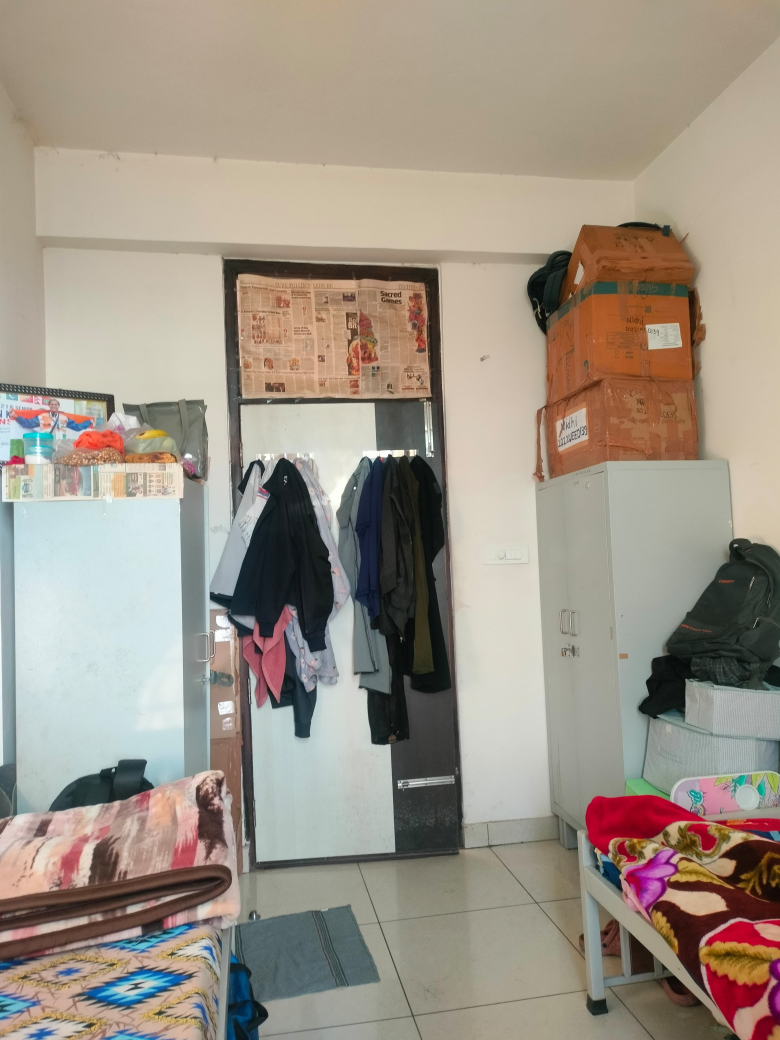
#> input picture Ass_6/k1.jpg, 3120 x 4160 px, found by its file name (shown at 1/4 size)
$ python '# Manual Method.py'
#> lines starting #> are read from the running program, lines starting #| are printed output that depends on the picture
# Manual Method
import cv2
import numpy as np

# Global variables for mouse click
points_img1 = []
points_img2 = []
current_image = None
current_points = None

# [9 lines left out: function select_points, not called in this run]

def manually_select_points(image, num_points=4):
    """
    Opens an image window for manual point selection.
    """
    global current_image, current_points
    current_image = image.copy()
    current_points = []
    cv2.imshow("Select Points", current_image)
    cv2.setMouseCallback("Select Points", select_points)
    print(f"Please select {num_points} points on the current image.")

    while len(current_points) < num_points:
        cv2.waitKey(1)

    cv2.destroyWindow("Select Points")
    return np.array(current_points, dtype=np.float32)

# [34 lines left out: functions blend_images, stitch_images, not called in this run]

def main():
    img1 = cv2.imread(r"C:\Users\ftska\Downloads\k1.jpg")
#> img1 is the input picture: shape (4160, 3120, 3); mean B, G, R 134.6, 147.2, 157.5
    img2 = cv2.imread(r"C:\Users\ftska\Downloads\k2.jpg")
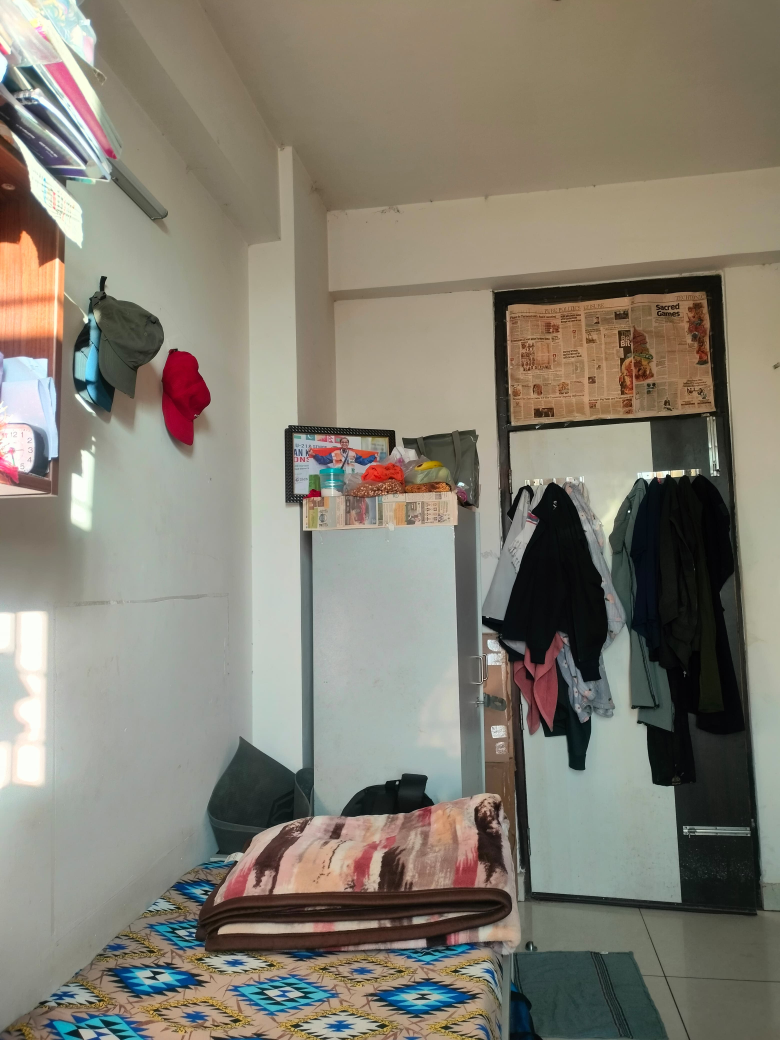
#> input picture Ass_6/k2.jpg, 3120 x 4160 px, found by its file name (shown at 1/4 size)
#> img2 is the input picture: shape (4160, 3120, 3); mean B, G, R 114.7, 127.3, 132.3

    if img1 is None or img2 is None:
        print("Error: One or both image paths are invalid.")
        return

    # Resize images for easier processing (optional)
    img1 = cv2.resize(img1, (800, 600))
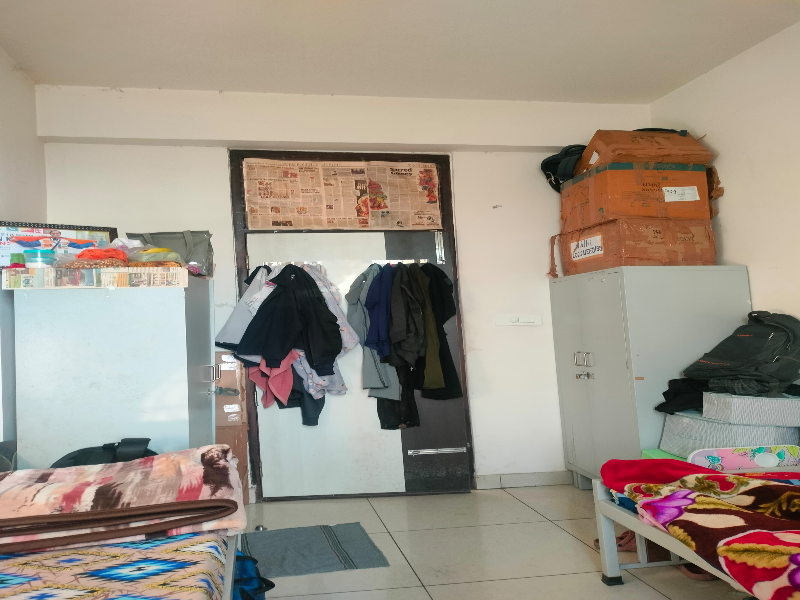
#> img1: shape (600, 800, 3); mean B, G, R 134.5, 147.2, 157.4
    img2 = cv2.resize(img2, (800, 600))
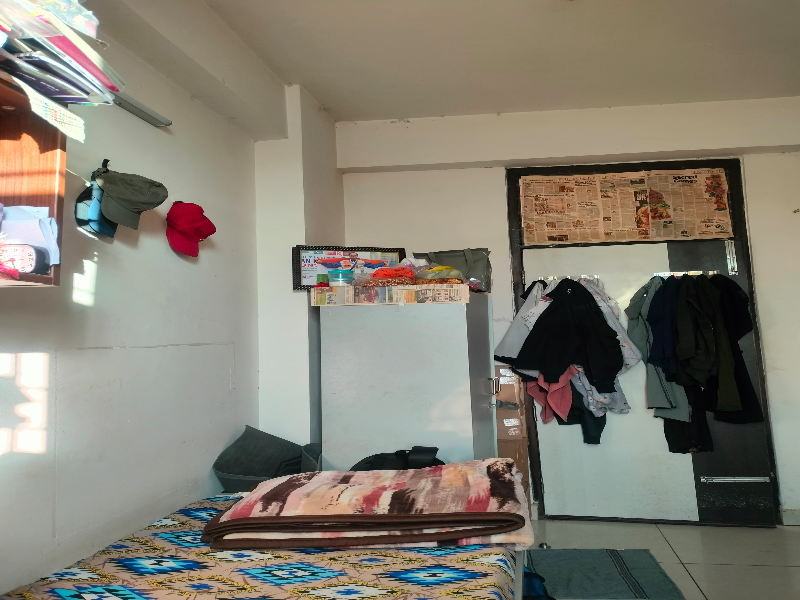
#> img2: shape (600, 800, 3); mean B, G, R 114.6, 127.2, 132.2

    # Select points manually
    print("Select points on the first image:")
    points_img1 = manually_select_points(img1)

    print("Select points on the second image:")
    points_img2 = manually_select_points(img2)

    # Compute homography
    H, status = cv2.findHomography(points_img1, points_img2, method=cv2.RANSAC)
    print(f"Homography Matrix:\n{H}")

    # Stitch the images
    stitched_image = stitch_images(img1, img2, H)

    # Blend the overlapping regions
    blended_image = blend_images(stitched_image, img2)

    # Display and save the stitched image
    cv2.imshow("Stitched Image", blended_image)
    cv2.imwrite("stitched_image_final.jpg", blended_image)
    print("Stitched image saved as 'stitched_image_final.jpg'.")

    cv2.waitKey(0)
    cv2.destroyAllWindows()

if __name__ == "__main__":
    main()
